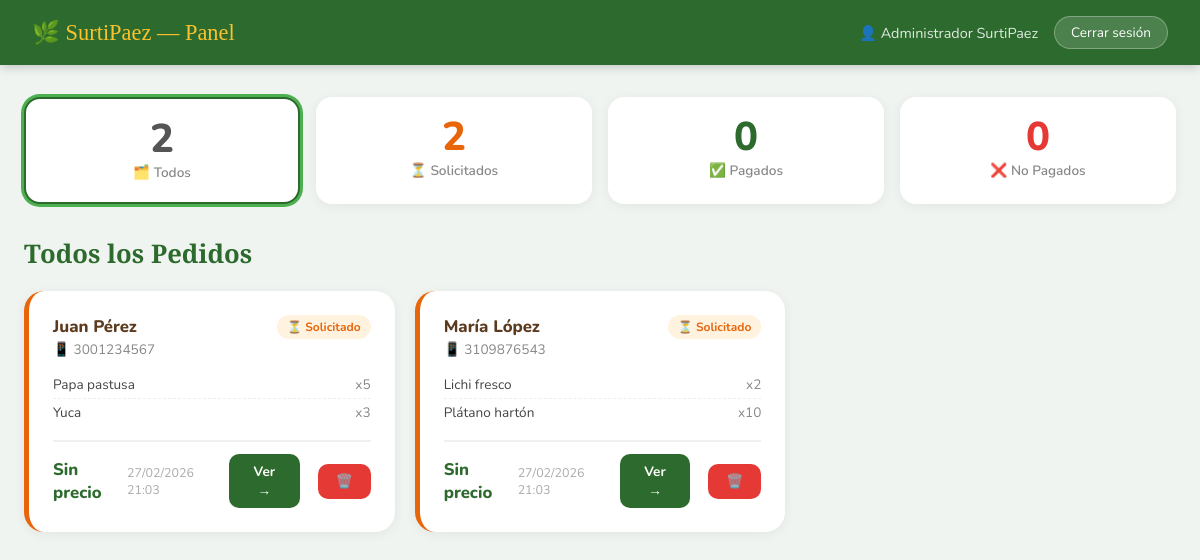
The page /admin.php (signed in) on the database its author committed.
### tables this page shows
CREATE TABLE IF NOT EXISTS pedidos (
    id              INT AUTO_INCREMENT PRIMARY KEY,
    nombre          VARCHAR(150) NOT NULL,
    celular         VARCHAR(20)  NOT NULL,
    ciudad          VARCHAR(100) DEFAULT '',
    destino         ENUM('Restaurante','Negocio','Hogar') NOT NULL DEFAULT 'Hogar',
    productos       TEXT         NOT NULL COMMENT 'JSON: [{nombre, cantidad, unidad, precio}]',
    estado          ENUM('solicitado','pagado','no_pagado') DEFAULT 'solicitado',
    total           DECIMAL(12,2) DEFAULT 0.00,
    fecha_creacion  DATETIME DEFAULT CURRENT_TIMESTAMP,
    fecha_actualizacion DATETIME DEFAULT CURRENT_TIMESTAMP ON UPDATE CURRENT_TIMESTAMP
);

### admin.php (the view, shortened to what this page needs)
<?php
require_once 'db.php';
$filtro = $_GET['estado'] ?? 'todos';
$where = '';
$params = [];
$stmt = $pdo->prepare("SELECT * FROM pedidos $where ORDER BY fecha_creacion DESC");
$stmt->execute($params);
$pedidos = $stmt->fetchAll();
$stmtCount = $pdo->query("SELECT estado, COUNT(*) as c FROM pedidos GROUP BY estado");
$contadores = ['solicitado'=>0,'pagado'=>0,'no_pagado'=>0,'todos'=>0];
foreach($stmtCount as $row){
    $contadores[$row['estado']] = $row['c'];
    $contadores['todos'] += $row['c'];
}
?>
<!DOCTYPE html>
<html lang="es">
<head>
</head>
<body>
<div class="topbar">
  <div class="topbar-logo">🌿 SurtiPaez — Panel</div>
  <div class="topbar-right">
    <span class="topbar-user">👤 <?= htmlspecialchars($_SESSION['admin_nombre']) ?></span>
    <a href="logout.php" class="logout-btn">Cerrar sesión</a>
  </div>
</div>
<div class="content">
  <div class="stats">
    <?php
    $estados = ['todos'=>['🗂️','Todos','stat-todos'],
                'solicitado'=>['⏳','Solicitados','stat-solicitado'],
                'pagado'=>['✅','Pagados','stat-pagado'],
                'no_pagado'=>['❌','No Pagados','stat-no_pagado']];
    foreach($estados as $k=>[$icon,$label,$cls]):
    ?>
    <a href="?estado=<?=$k?>" class="stat-card <?=$cls?> <?=($filtro===$k?'active':'')?>">
      <div class="stat-number"><?=$contadores[$k]?></div>
      <div class="stat-label"><?=$icon?> <?=$label?></div>
    </a>
    <?php endforeach; ?>
  </div>
  <h2 class="section-title">
    <?= $filtro==='todos' ? 'Todos los Pedidos' : 'Pedidos: '.ucfirst(str_replace('_',' ',$filtro)) ?>
  </h2>
  <div class="pedidos-grid">
    <?php if(empty($pedidos)): ?>
      <div class="empty-state">
        <div class="big">📭</div>
        <p>No hay pedidos en esta categoría.</p>
      </div>
    <?php else: ?>
      <?php foreach($pedidos as $p):
        $prods = json_decode($p['productos'], true) ?: [];
        $fecha = date('d/m/Y H:i', strtotime($p['fecha_creacion']));
      ?>
      <div class="pedido-card <?= $p['estado'] ?>" onclick="abrirModal(<?= $p['id'] ?>)">
        <div class="pedido-header">
          <div>
            <div class="pedido-nombre"><?= htmlspecialchars($p['nombre']) ?></div>
            <div class="pedido-celular">📱 <?= htmlspecialchars($p['celular']) ?></div>
          </div>
          <span class="badge <?= $p['estado'] ?>">
            <?= $p['estado']==='solicitado'?'⏳ Solicitado':($p['estado']==='pagado'?'✅ Pagado':'❌ No Pagado') ?>
          </span>
        </div>
        <div class="pedido-productos">
          <?php foreach(array_slice($prods,0,3) as $prod): ?>
            <div class="prod-item">
              <span class="prod-name"><?= htmlspecialchars($prod['nombre'] ?? '') ?></span>
              <span class="prod-cant">x<?= $prod['cantidad'] ?? 0 ?> <?= htmlspecialchars($prod['unidad'] ?? '') ?></span>
            </div>
          <?php endforeach; ?>
        </div>
        <div class="pedido-footer">
          <span class="pedido-total">
            <?= $p['total']>0 ? '$'.number_format($p['total'],0,',','.') : 'Sin precio' ?>
          </span>
          <div style="display:flex;align-items:center;gap:10px;">
            <span class="pedido-fecha"><?= $fecha ?></span>
            <button class="btn-ver" onclick="event.stopPropagation();abrirModal(<?= $p['id'] ?>)">Ver →</button>
            <button class="btn-eliminar" onclick="event.stopPropagation();eliminarPedido(<?= $p['id'] ?>)">🗑️</button>
          </div>
        </div>
      </div>
      <?php endforeach; ?>
    <?php endif; ?>
  </div>
</div>
</body>
</html>

### admin.php (style rules this page uses)
:root { --verde:#2d6a2d;--verde-claro:#4caf50;--amarillo:#f9c22e;--naranja:#e8650a;--cafe:#5c3a1e;--crema:#fdf6e3; }
* { margin:0;padding:0;box-sizing:border-box; }
body { font-family:'Nunito',sans-serif;background:#f0f4f0;min-height:100vh; }
.topbar { background:var(--verde);color:white; display:flex;align-items:center;justify-content:space-between; padding:16px 32px;box-shadow:0 2px 10px rgba(0,0,0,0.2); }
.topbar-logo { font-family:'Playfair Display',serif;font-size:1.4rem;color:var(--amarillo); }
.topbar-right { display:flex;align-items:center;gap:16px; }
.topbar-user { font-size:0.9rem;opacity:0.85; }
.logout-btn { background:rgba(255,255,255,0.15);color:white; border:1px solid rgba(255,255,255,0.3);border-radius:20px; padding:6px 16px;text-decoration:none;font-size:0.85rem; transition:background 0.2s; }
.content { max-width:1200px;margin:0 auto;padding:32px 24px; }
.stats { display:grid;grid-template-columns:repeat(auto-fit,minmax(160px,1fr));gap:16px;margin-bottom:32px; }
.stat-card { background:white;border-radius:16px;padding:20px 24px; text-align:center;box-shadow:0 2px 12px rgba(0,0,0,0.06); cursor:pointer;transition:transform 0.2s,box-shadow 0.2s; text-decoration:none;display:block; }
.stat-card.active { border:2px solid var(--verde);box-shadow:0 0 0 3px var(--verde-claro); }
.stat-number { font-size:2.5rem;font-weight:800;line-height:1; }
.stat-label { font-size:0.85rem;color:#888;margin-top:4px;font-weight:600; }
.stat-todos .stat-number { color:#555; }
.stat-solicitado .stat-number { color:var(--naranja); }
.stat-pagado .stat-number { color:var(--verde); }
.stat-no_pagado .stat-number { color:#e53935; }
.section-title { font-family:'Playfair Display',serif; color:var(--verde);font-size:1.6rem;margin-bottom:20px; }
.pedidos-grid { display:grid;grid-template-columns:repeat(auto-fill,minmax(300px,1fr)); gap:20px; }
.pedido-card { background:white;border-radius:20px; padding:24px;box-shadow:0 2px 12px rgba(0,0,0,0.06); transition:transform 0.2s,box-shadow 0.2s; cursor:pointer;border-left:5px solid #ddd; }
.pedido-card.solicitado { border-left-color:var(--naranja); }
.pedido-header { display:flex;justify-content:space-between;align-items:flex-start;margin-bottom:12px; }
.pedido-nombre { font-weight:800;font-size:1.05rem;color:var(--cafe); }
.pedido-celular { font-size:0.85rem;color:#888;margin-top:2px; }
.badge { font-size:0.75rem;font-weight:700;padding:4px 10px;border-radius:50px; white-space:nowrap; }
.badge.solicitado { background:#fff3e0;color:var(--naranja); }
.pedido-productos { margin:12px 0; }
.prod-item { display:flex;justify-content:space-between;font-size:0.85rem;padding:4px 0;border-bottom:1px dashed #eee; }
.prod-item:last-child { border:none; }
.prod-name { color:#444; }
.prod-cant { color:#888; }
.pedido-footer { display:flex;justify-content:space-between;align-items:center;margin-top:14px;padding-top:12px;border-top:2px solid #f0f0f0; }
.pedido-total { font-weight:800;color:var(--verde);font-size:1.05rem; }
.pedido-fecha { font-size:0.78rem;color:#aaa; }
.btn-ver { background:var(--verde);color:white; border:none;border-radius:10px;padding:8px 18px; font-family:'Nunito',sans-serif;font-weight:700;font-size:0.85rem; cursor:pointer;transition:background 0.2s; }
.btn-eliminar { background:#e53935;color:white; border:none;border-radius:10px;padding:8px 18px; font-family:'Nunito',sans-serif;font-weight:700;font-size:0.85rem; cursor:pointer;transition:background 0.2s;margin-left:8px; }

### rows shown on the page
pedidos: nombre "Juan Pérez", celular "3001234567", estado "⏳ Solicitado", nombre "Papa pastusa", cantidad "5", nombre "Yuca", cantidad "3", total "Sin precio", fecha_creacion "27/02/2026 21:03"
pedidos: nombre "María López", celular "3109876543", estado "⏳ Solicitado", nombre "Lichi fresco", cantidad "2", nombre "Plátano hartón", cantidad "10", total "Sin precio", fecha_creacion "27/02/2026 21:03"

### other values the page prints
$_SESSION['admin_nombre'] "Administrador SurtiPaez"
$contadores[$k] "2"
$icon "🗂️"
$label "Todos"
$icon "⏳"
$label "Solicitados"
$contadores[$k] "0"
$icon "✅"
$label "Pagados"
$icon "❌"
$label "No Pagados"
